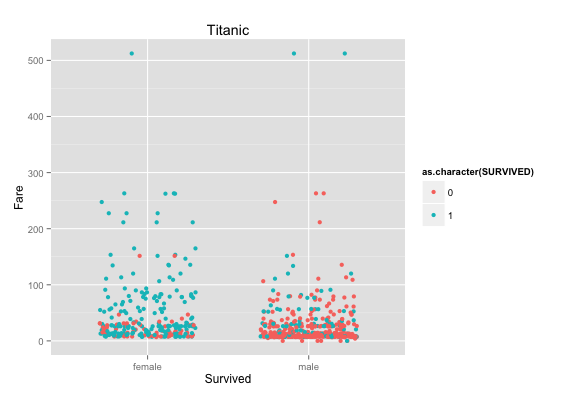

Generate this figure with R:
# Create Plot 3
ggplot() + 
  coord_cartesian() + 
  scale_x_discrete() +
  scale_y_continuous() +
  labs(title='Titanic') +
  labs(x="Survived", y=paste("Fare")) +
  layer(data=df, 
        mapping=aes(x=SEX, y=as.numeric(as.character(FARE)), color=as.character(SURVIVED)), 
        stat="identity", 
        stat_params=list(), 
        geom="point",
        geom_params=list(), 
        position=position_jitter(width=0.3, height=0)
  )
